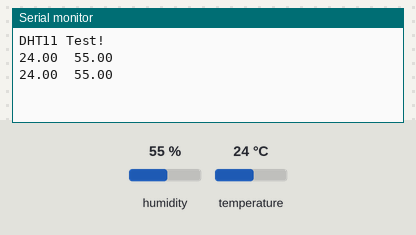
A sketch run on a simulated Arduino Uno, built with avr-gcc and run on an emulated ATmega328P. Shown: the last lines printed to the serial monitor. The test bench sets the inputs (shaded band); at power-on: humidity 55 %, temperature 24 °C.

Above: at 2.8 s.
2.9 s: humidity set to 22 %
At 5.3 s:
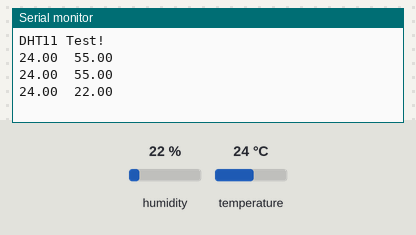
5.6 s: temperature set to 12 °C
At 6.6 s:
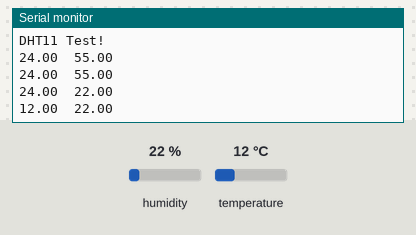
8.3 s: humidity set to 40 %
At 11.4 s:
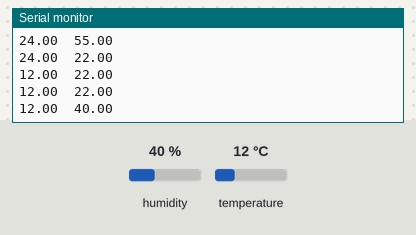
Timing chart, 0 to 12.9 s (numbered marks = the images above; inputs shaded):
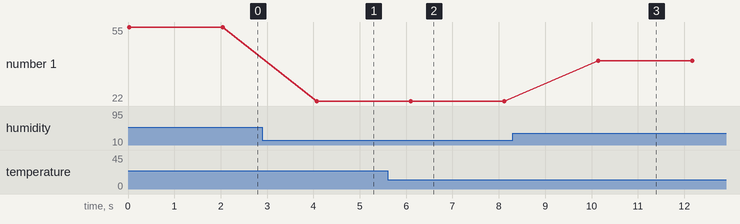

Measured:
- after the input at 2.9 s, the serial monitor: prints a new line after 1.2 s (image 1)
- after the input at 5.6 s, the serial monitor: prints a new line after 0.50 s (image 2)
- after the input at 8.3 s, the serial monitor: prints a new line after 1.8 s (image 3)
- plotted number 1: 55 → 22 after the input at 2.9 s, 22 → 40 after the input at 8.3 s

The sketch:

DHT11.ino
```cpp
#include <DHT.h>

#define DHTPIN 7

#define DHTTYPE DHT11

DHT dht(DHTPIN, DHTTYPE);

void setup()
{
  Serial.begin(9600);
  Serial.println("DHT11 Test!");
  dht.begin();
}

void loop()
{
  float h = dht.readHumidity();
  float t = dht.readTemperature();

  if (isnan(h) || isnan(t)) {
    Serial.println("Failed to read from DHT sensor!");
    return;
  }

  Serial.print(t, 2);
  Serial.print("\t");
  Serial.println(h, 2);

  delay(2000);
}
```
